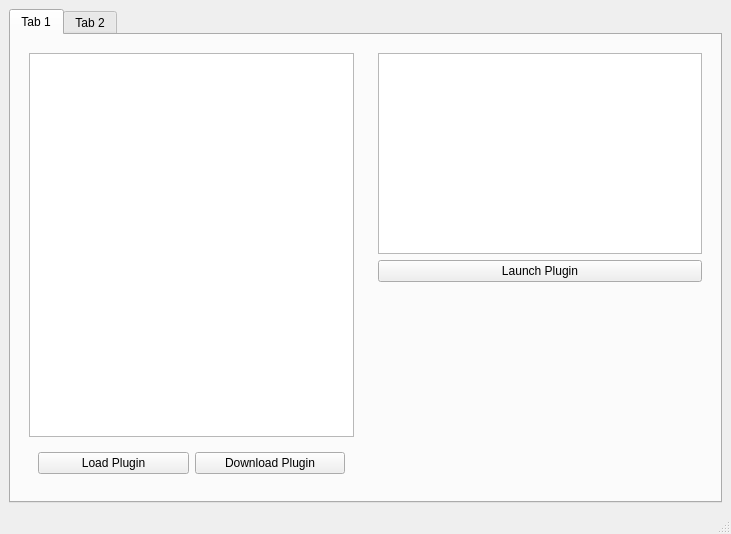
<?xml version="1.0" encoding="UTF-8"?>
<ui version="4.0">
 <class>MainWindow</class>
 <widget class="QMainWindow" name="MainWindow">
  <property name="geometry">
   <rect>
    <x>0</x>
    <y>0</y>
    <width>731</width>
    <height>534</height>
   </rect>
  </property>
  <property name="windowTitle">
   <string>MainWindow</string>
  </property>
  <widget class="QWidget" name="centralwidget">
   <layout class="QHBoxLayout" name="horizontalLayout">
    <item>
     <widget class="QTabWidget" name="tabWidget">
      <property name="currentIndex">
       <number>0</number>
      </property>
      <widget class="QWidget" name="tab_plugins">
       <attribute name="title">
        <string>Tab 1</string>
       </attribute>
       <layout class="QHBoxLayout" name="horizontalLayout_2">
        <item>
         <widget class="QWidget" name="widget" native="true">
          <layout class="QVBoxLayout" name="verticalLayout_3">
           <item>
            <widget class="QListWidget" name="listWidget"/>
           </item>
           <item>
            <widget class="QWidget" name="widget_3" native="true">
             <layout class="QHBoxLayout" name="horizontalLayout_3">
              <item>
               <widget class="QPushButton" name="button_load_plugin">
                <property name="text">
                 <string>Load Plugin</string>
                </property>
               </widget>
              </item>
              <item>
               <widget class="QPushButton" name="button_download_plugin">
                <property name="text">
                 <string>Download Plugin</string>
                </property>
               </widget>
              </item>
             </layout>
            </widget>
           </item>
          </layout>
         </widget>
        </item>
        <item>
         <widget class="QWidget" name="widget_2" native="true">
          <layout class="QVBoxLayout" name="verticalLayout_4">
           <item>
            <widget class="QTextEdit" name="textEdit"/>
           </item>
           <item>
            <widget class="QPushButton" name="button_launch_plugin">
             <property name="text">
              <string>Launch Plugin</string>
             </property>
            </widget>
           </item>
           <item>
            <spacer name="verticalSpacer">
             <property name="orientation">
              <enum>Qt::Vertical</enum>
             </property>
             <property name="sizeHint" stdset="0">
              <size>
               <width>20</width>
               <height>40</height>
              </size>
             </property>
            </spacer>
           </item>
          </layout>
         </widget>
        </item>
       </layout>
      </widget>
      <widget class="QWidget" name="tab_2">
       <attribute name="title">
        <string>Tab 2</string>
       </attribute>
       <layout class="QHBoxLayout" name="horizontalLayout_4">
        <item>
         <widget class="QScrollArea" name="scroll_plugin_container">
          <property name="widgetResizable">
           <bool>true</bool>
          </property>
          <widget class="QWidget" name="scrollAreaWidgetContents">
           <property name="geometry">
            <rect>
             <x>0</x>
             <y>0</y>
             <width>675</width>
             <height>559</height>
            </rect>
           </property>
           <property name="minimumSize">
            <size>
             <width>0</width>
             <height>559</height>
            </size>
           </property>
          </widget>
         </widget>
        </item>
       </layout>
      </widget>
     </widget>
    </item>
   </layout>
  </widget>
  <widget class="QStatusBar" name="statusbar"/>
 </widget>
 <resources/>
 <connections/>
</ui>
